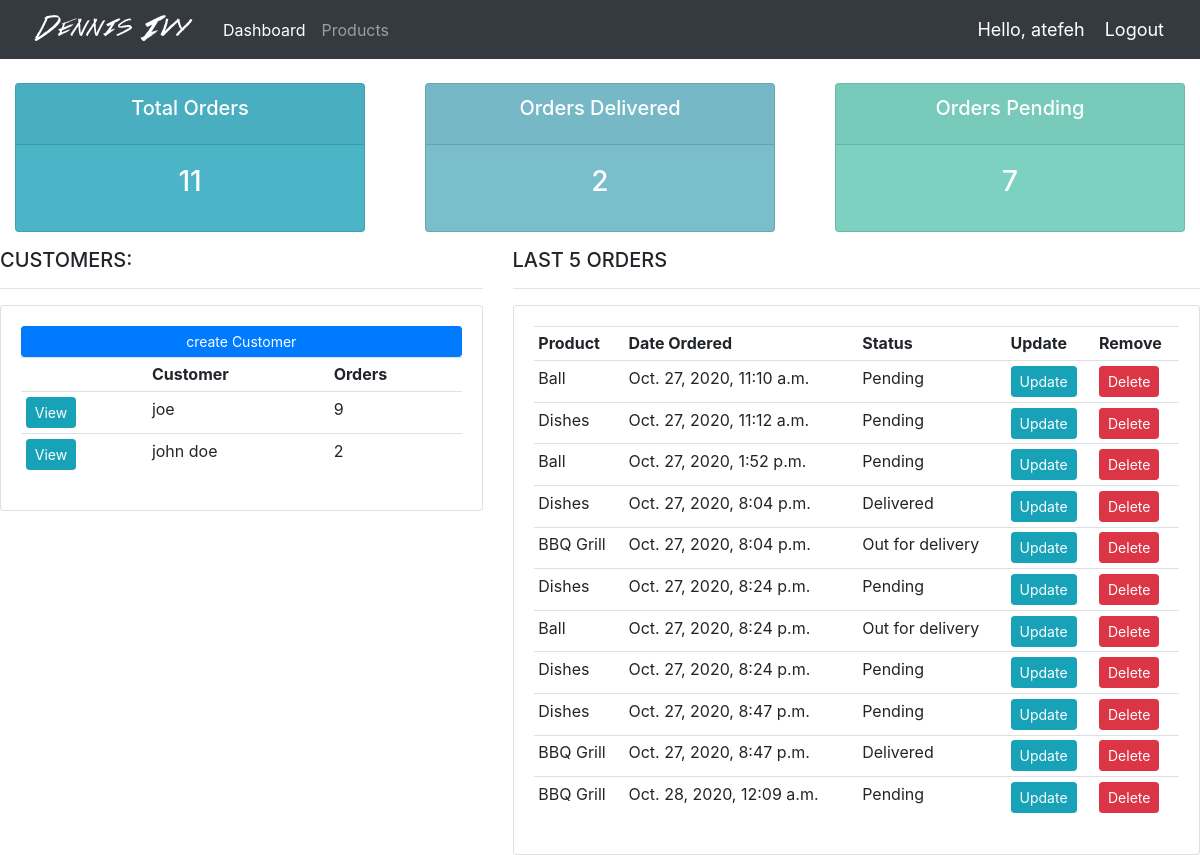
The app's page / (signed in) with its own data.
### accounts/models.py (models this page shows, shortened)
class Customer(models.Model):
    name = models.CharField(max_length=200, null=True)
    phone = models.CharField(max_length=200, null=True)
    email = models.CharField(max_length=200, null=True)
    date_created = models.DateTimeField(auto_now_add=True, null=True)
    @property
    def orders_count(self):
        count = 0
        orders = self.order_set.all()
        for order in orders:
            count += 1
        return count

class Order(models.Model):
    STATUS = (
        ('Pending', 'Pending'),
        ('Out for delivery', 'Out for delivery'),
        ('Delivered', 'Delivered'),
    )
    customer = models.ForeignKey(
        Customer, null=True, on_delete=models.SET_NULL)
    product = models.ForeignKey(
        Product, null=True, on_delete=models.SET_NULL)
    date_created = models.DateTimeField(auto_now_add=True, null=True)
    status = models.CharField(max_length=200, null=True, choices=STATUS)
    note = models.CharField(max_length=1000, null=True)

class Product(models.Model):
    CATEGORY = (
        ('indoor', 'indoor'),
        ('Out Door', 'Out Door'),
    )
    name = models.CharField(max_length=200, null=True)
    price = models.FloatField(null=True)
    category = models.CharField(max_length=200, null=True, choices=CATEGORY)
    discription = models.CharField(max_length=200, null=True, blank=True)
    date_created = models.DateTimeField(auto_now_add=True, null=True)
    tags = models.ManyToManyField(Tag)
    def __str__(self):
        return self.name

### accounts/decorators.py (the view)
    def wrapper_func(request, *args, **kwargs):
        group = None
        if request.user.groups.exists():
            group = request.user.groups.all()[0].name
        if group == 'admin':
            return view_func(request, *args, **kwargs)
        if group == 'customer':
            return redirect ('user_page')

### accounts/views.py (called while the page is built)
@login_required(login_url='login')
@admin_only
def home(request):
    customers = Customer.objects.all()
    orders = Order.objects.all()
    Total_orders = orders.count()
    delivered = orders.filter(status="Delivered").count()
    pending = orders.filter(status="Pending").count()
    context = {'customers': customers,
               'orders': orders, 'Total_orders': Total_orders, 'delivered': delivered, 'pending': pending}
    return render(request, 'accounts/dashboard.html', context)

### accounts/templates/accounts/dashboard.html
{% extends 'accounts/main.html' %}
{% block content %}
{% include 'accounts/status.html' %}
<div class="row">
    <div class="col-md-5">
        <h5>CUSTOMERS:</h5>
        <hr>
        <div class="card card-body">
            <a class="btn btn-primary btn-sm btn-block" href="">create Customer</a>
            <table class="table table-sm">
                <tr>
                    <th></th>
                    <th>Customer</th>
                    <th>Orders</th>
                </tr>
                {% for customer in customers %}
                    <tr>
                        <td><a class="btn btn-sm btn-info" href="{% url 'customer' customer.id %}">View</a></td>
                        <td>{{customer.name}}</td>
                        <td>{{customer.orders_count}}</td>
                    </tr>
                {% endfor %}
            </table>
        </div>
    </div>
    <div class="col-md-7">
        <h5>LAST 5 ORDERS</h5>
        <hr>
        <div class="card card-body">
            <table class="table table-sm">
                <tr>
                    <th>Product</th>
                    <th>Date Ordered</th>
                    <th>Status</th>
                    <th>Update</th>
                    <th>Remove</th>
                </tr>
                {% for order in orders %}
                <tr>
                    <td>{{order.product}}</td>
                    <td>{{order.date_created}}</td>
                    <td>{{order.status}}</td>
                    <td><a class="btn btn-sm btn-info" href="{% url 'update_order' order.id %}">Update</a></td>
                    <td><a class="btn btn-sm btn-danger" href="{% url 'delete_order' order.id %}">Delete</a></td>
                </tr>
                {% endfor%}
            </table>
    </div>
</div>
{% endblock %}

### accounts/templates/accounts/main.html (shortened to what this page needs)
{% load static %}
<!DOCTYPE html>
<html lang="en">
<head>
    <link rel="stylesheet" type="text/css" href="{% static 'css/main.css' %}">
    <link rel="stylesheet" href="https://stackpath.bootstrapcdn.com/bootstrap/4.4.1/css/bootstrap.min.css">
</head>
<body>
    {% include 'accounts/navbar.html' %}
    {% block content %}
    {% endblock %}
</body>
</html>

### accounts/templates/accounts/navbar.html (shortened to what this page needs)
{% load static %}
<nav class="navbar navbar-expand-lg navbar-dark bg-dark">
    <img src="{% static 'images/logo.png' %}">
    <div class="collapse navbar-collapse" id="navbarNav">
      <ul class="navbar-nav">
        {% if request.user.is_staff %}
          <li class="nav-item active">
            <a class="nav-link" href="{% url 'home' %}">Dashboard</a>
          </li>
          <li class="nav-item">
            <a class="nav-link" href="{% url 'products' %}">Products</a>
          </li>
        {% endif %}
      </ul>
    </div>
    <span class="hello-msg">Hello, {{request.user}}    </span>
    <span ><a class="hello-msg" href="{%url 'logout' %}">  Logout</a></span>
  </nav>

### accounts/templates/accounts/status.html
<br>
<div class="row">
    <div class="col">
        <div class="col-md">
            <div class="card text-center text-white mb-3" id="total-orders">
                <div class="card-header">
                    <h5 class="card-title">Total Orders</h5>
                </div>
                <div class="card-body">
                    <h3 class="card-title">{{Total_orders}}</h3>
                </div>
            </div>
        </div>
    </div>
    <div class="col">
        <div class="col-md">
            <div class="card text-center text-white mb-3" id="orders-delivered">
                <div class="card-header">
                    <h5 class="card-title">Orders Delivered</h5>
                </div>
                <div class="card-body">
                    <h3 class="card-title">{{delivered}}</h3>
                </div>
            </div>
        </div>
    </div>
    <div class="col">
        <div class="col-md">
            <div class="card text-center text-white mb-3" id="orders-pending">
                <div class="card-header">
                    <h5 class="card-title">Orders Pending</h5>
                </div>
                <div class="card-body">
                    <h3 class="card-title">{{pending}}</h3>
                </div>
            </div>
        </div>
    </div>
</div>

### static/css/main.css (style rules this page uses)
body { background-color: #ebeff5; }
#total-orders { background-color: #4cb4c7; }
#orders-delivered { background-color: #7abecc; }
#orders-pending { background-color: #7CD1C0; }

### accounts/templates/accounts/navbar.html (style rules this page uses)
.hello-msg { color:white; font-size: 18px; margin-right:20px; }

### records on screen
Customer: name "joe", orders_count "9"
Customer: name "john doe", orders_count "2"
Order: product "Ball", date_created "Oct. 27, 2020, 11:10 a.m.", status "Pending"
Order: product "Dishes", date_created "Oct. 27, 2020, 11:12 a.m.", status "Pending"
Order: product "Ball", date_created "Oct. 27, 2020, 1:52 p.m.", status "Pending"
Order: product "Dishes", date_created "Oct. 27, 2020, 8:04 p.m.", status "Delivered"
Order: product "BBQ Grill", date_created "Oct. 27, 2020, 8:04 p.m.", status "Out for delivery"
Order: product "Dishes", date_created "Oct. 27, 2020, 8:24 p.m.", status "Pending"
Order: product "Ball", date_created "Oct. 27, 2020, 8:24 p.m.", status "Out for delivery"
Order: product "Dishes", date_created "Oct. 27, 2020, 8:24 p.m.", status "Pending"
Order: product "Dishes", date_created "Oct. 27, 2020, 8:47 p.m.", status "Pending"
Order: product "BBQ Grill", date_created "Oct. 27, 2020, 8:47 p.m.", status "Delivered"
Order: product "BBQ Grill", date_created "Oct. 28, 2020, 12:09 a.m.", status "Pending"

### other values on screen
{{ request.user }} "atefeh"
{{ Total_orders }} "11"
{{ delivered }} "2"
{{ pending }} "7"
